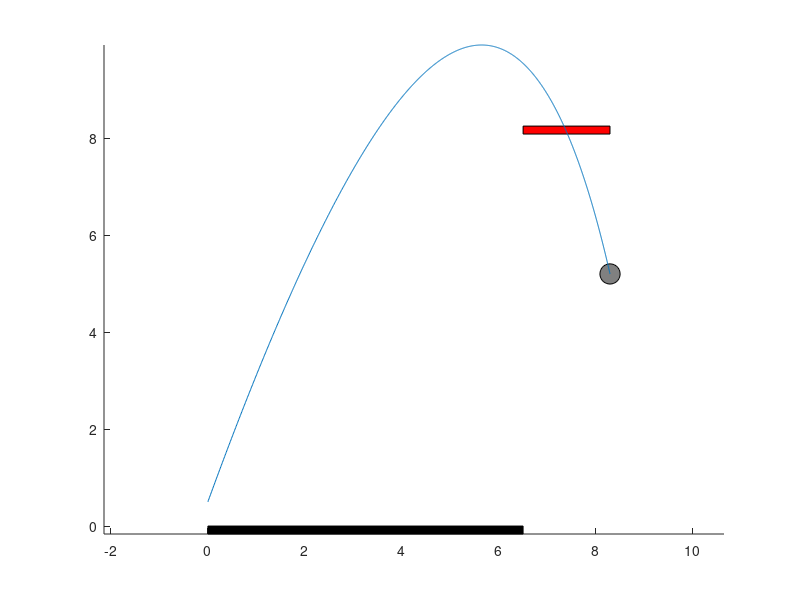

Here is the MATLAB script that generated this plot:
%%%%%%%%%%%%%%%%%%%%%%%%%%%%%%%%%%%%%%%%%%%%%%%%%%%%%%%%%%%%%%%%%%%%%%%%%%%%%%%%
%% (C) 2017 FRC1736 Robot Casserole - All Rights Reserved
%%%%%%%%%%%%%%%%%%%%%%%%%%%%%%%%%%%%%%%%%%%%%%%%%%%%%%%%%%%%%%%%%%%%%%%%%%%%%%%%
%% 2D Launched Ball Trajectory calculator
%% Includes air resistance in model
%%
%%
%%  Changelog
%%  Jan 11, 2017 - Chris Gerth 
%%    - Created
%%%%%%%%%%%%%%%%%%%%%%%%%%%%%%%%%%%%%%%%%%%%%%%%%%%%%%%%%%%%%%%%%%%%%%%%%%%%%%%%

clear;

%% Testcase constants - adjust to suit your needs (dependent on robot state at launch time)
launch_x_ft = 6.5;  %Distance between launch point and goal.  
launch_wheel_speed_RPM = 4000; %RPM speed of launch wheel (assumes single-wheel launcher)

%Your system parameters (dependent on robot design)
launch_z_ft = 0.5; %Launch point of the ball height off the ground in meters. Max is 1.37m
launch_angle_deg = 70; %angle between floor and launch point
launch_wheel_diameter_in = 4; %Launch wheel diameter in inches
launch_wheel_weight_lbs = 4; %Launch wheel mass in pounds


%%%%%%%%%%%%%%%%%%%%%%%%%%%%%%%%%%%%%%%%%%%%%%%%%%%%%%%%%%%%%%%%%%%%%%%%%%%%%%%%
%% Simulation constants - should probably stay as is.
Ts = 0.001; %1ms sample rate for solver
goal_height_m = 2.46378; %Height of the top rim of the high goal - 8ft 1 in
goal_diameter_m = 0.5461; %Diameter of the top rim of the goal
ball_diameter_m = 0.127; % 5in ball 
ball_rad_m = ball_diameter_m/2;
g_mps = 9.81; %Gravitational constant
density_air_kgpm3 = 1.225; %desnity of air per https://en.wikipedia.org/wiki/Density_of_air
m_ball_kg = 0.074; %Total guess at the weight of the "fuel" in kg.
cD = 0.45; %Drag coefficent for sphere, per https://www.chiefdelphi.com/forums/showpost.php?p=1628938&postcount=14
%cD = 0; %Zero drag = no air resistance = you can't breathe


%% Derived constants
frontal_area_m2 = 0.5 * (4*pi*(0.5*ball_diameter_m)^2); %Half the total surface area is the frontal area
Vt_mps = sqrt((2*m_ball_kg*g_mps)/(cD*density_air_kgpm3*frontal_area_m2)); %Terminal velocity in meters per second
launch_angle_rad = pi/180*launch_angle_deg;
launch_x_m = 0.3048*launch_x_ft;
launch_z_m = 0.3048*launch_z_ft;
launch_wheel_weight_kg = launch_wheel_weight_lbs * 0.4535;
launch_wheel_rad_m = 0.5*0.0254*launch_wheel_diameter_in;
launch_wheel_tan_v_mps = launch_wheel_rad_m*launch_wheel_speed_RPM*0.1047;

i = 1; %simulation step

%Initial velocity calculations
% Based off of http://lynbrookrobotics.com/resourcefiles/whitepages/2012/Shooter%20Calculations%20Document.pdf
launch_speed_mps = 0.5*launch_wheel_tan_v_mps/((launch_wheel_weight_kg+7/5*m_ball_kg)/launch_wheel_weight_kg);


%See http://farside.ph.utexas.edu/teaching/336k/Newtonhtml/node29.html for some 
%references on trajectory calculation

%Initial conditions
time(i) = i*Ts;
pos_x(i) = 0;
pos_z(i) = launch_z_m;
vel_x(i) = launch_speed_mps*cos(launch_angle_rad);
vel_z(i) = launch_speed_mps*sin(launch_angle_rad);



%calculate trajectory until terminal case (ball hits floor or ball hits goal)
while( and(pos_z(i) > 0.5*ball_diameter_m,  pos_x(i) < (launch_x_m + goal_diameter_m)))
  i = i + 1;
  time(i) = i*Ts;
  vel_x(i) = vel_x(i-1)/(1+Ts*g_mps/Vt_mps);
  vel_z(i) = (-Ts*g_mps + vel_z(i-1))/(1+Ts*g_mps/Vt_mps);
  pos_x(i) = pos_x(i-1) + vel_x(i)*Ts;
  pos_z(i) = pos_z(i-1) + vel_z(i)*Ts;
endwhile


figure(1);
clf;
hold on;

%draw floor and goal
rectangle('Position', [0,-0.05,launch_x_m,0.05]./0.3048, 'FaceColor', [0,0,0]);
rectangle('Position', [launch_x_m,goal_height_m,goal_diameter_m,0.05]./0.3048, 'FaceColor', [1,0,0]);

%draw ball
rectangle('Position', [pos_x(i)-ball_rad_m,pos_z(i)-ball_rad_m,2*ball_rad_m,2*ball_rad_m]./0.3048, 'FaceColor', [0.5, 0.5, 0.5], 'Curvature', [1, 1]);


%Plot trajectory
plot(pos_x./0.3048, pos_z./0.3048);
axis equal;


